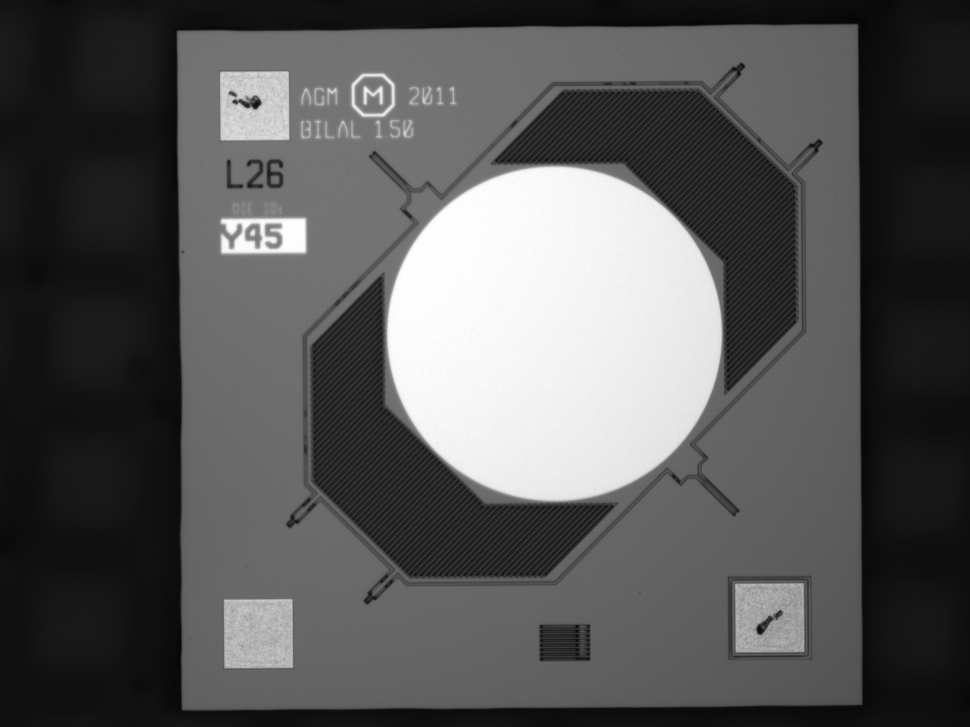
#> input picture images/TI01.png, 970 x 727 px, shrunk from 2048 x 1536 before the run
$ python circles.py images/TI01.png 5 5 5 3
#> lines starting #> are read from the running program, lines starting #| are printed output that depends on the picture; after the words box and inside, x2 and y2 are one past the last pixel; in counts of white or black regions, pixels touching at a corner belong together
import numpy as np
import matplotlib.pyplot as plt
import cv2
import sys

from skimage import img_as_ubyte
from skimage import measure
from skimage import filters
from skimage.feature import canny
from skimage.transform import hough_circle, hough_circle_peaks
from skimage.draw import circle_perimeter
from skimage import color, img_as_ubyte, img_as_float
from skimage.color import rgb2gray

# Construct some test data
#x, y = np.ogrid[-np.pi:np.pi:100j, -np.pi:np.pi:100j]
#r = np.sin(np.exp((np.sin(x)**3 + np.cos(y)**2)))

def find_circle(image_gray, radi_range, num_peaks):

    edges = canny(image_gray, sigma=4.0,low_threshold=0.01, high_threshold=0.15)

    # Detect two radii
    hough_radii = radi_range
    hough_res = hough_circle(edges, hough_radii)

    # Select the most prominent 3 circles
    accums, cx, cy, radii = hough_circle_peaks(hough_res, hough_radii,
                                               total_num_peaks=num_peaks)
    return zip(cy,cx,radii),edges

if __name__ == '__main__':
    img = cv2.imread(sys.argv[1])
#> img is the input picture: shape (727, 970, 3); min 5, max 255, mean 86.7
    low_radi = int(sys.argv[2])
    high_radi = int(sys.argv[3])
    step_radi = int(sys.argv[4])
    num_peaks = int(sys.argv[5])

    image_rgb = cv2.cvtColor(img, cv2.COLOR_BGR2RGB)
    image_gray = color.rgb2gray(img_as_float(image_rgb))

    hough_radii = np.arange(low_radi, high_radi, step_radi)

    circle_zip,edges = find_circle(image_gray,hough_radii, num_peaks)
#> in find_circle, `edges = canny(image_gray, sigma=4.0,low_threshold=0.01, high_threshold..`:
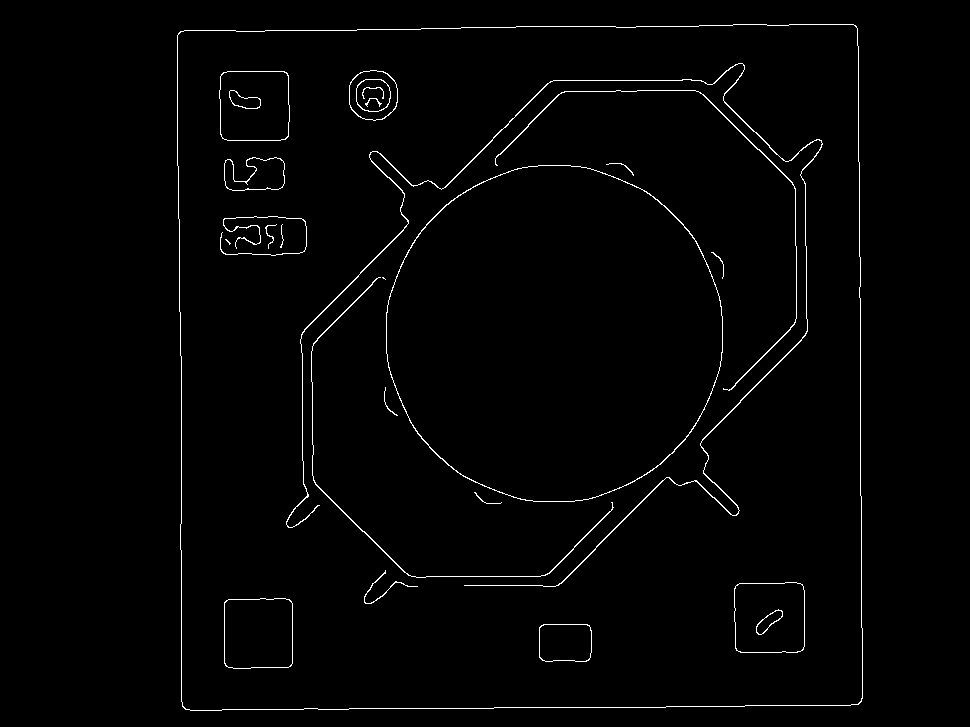
#> edges: shape (727, 970) bool; 1.5% white in thin lines or dots, all inside (x1, y1, x2, y2) = (177, 24, 863, 711)
#> in find_circle, `hough_res = hough_circle(edges, hough_radii)`: hough_res = empty array

    # Draw them
    gray_rgb = cv2.cvtColor(img_as_ubyte(edges),cv2.COLOR_GRAY2RGB)

    fig, ax = plt.subplots(ncols=1, nrows=1, figsize=(10, 4))
    for center_y, center_x, radius in circle_zip:
        circy, circx = circle_perimeter(center_y, center_x, radius,
                                        shape=image_gray.shape)
        gray_rgb[circy, circx] = (220, 20, 20)
#> this loop made 0 passes

    ax.imshow(img_as_float(gray_rgb)) # cmap=plt.cm.gray)
    plt.show()
